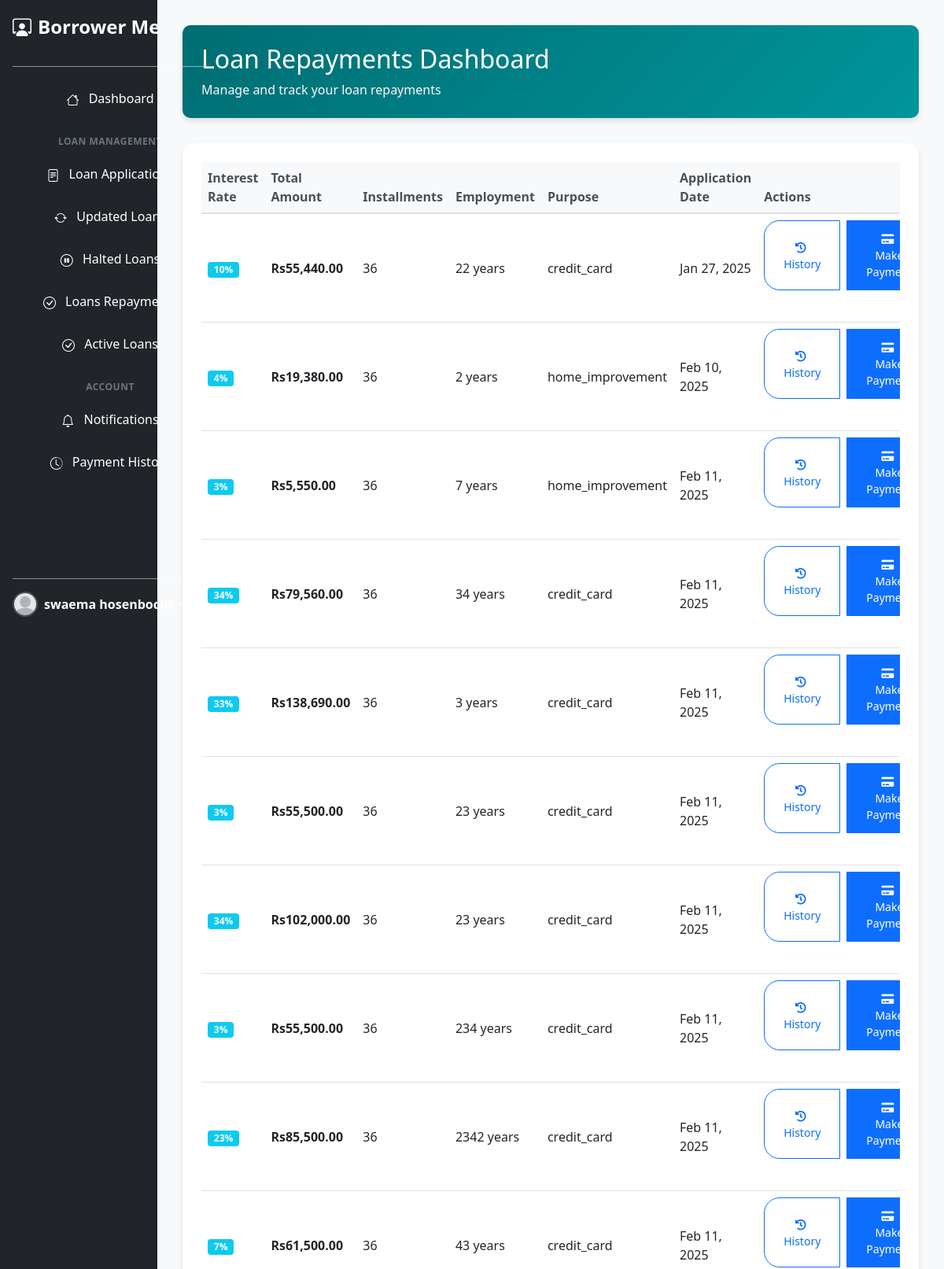
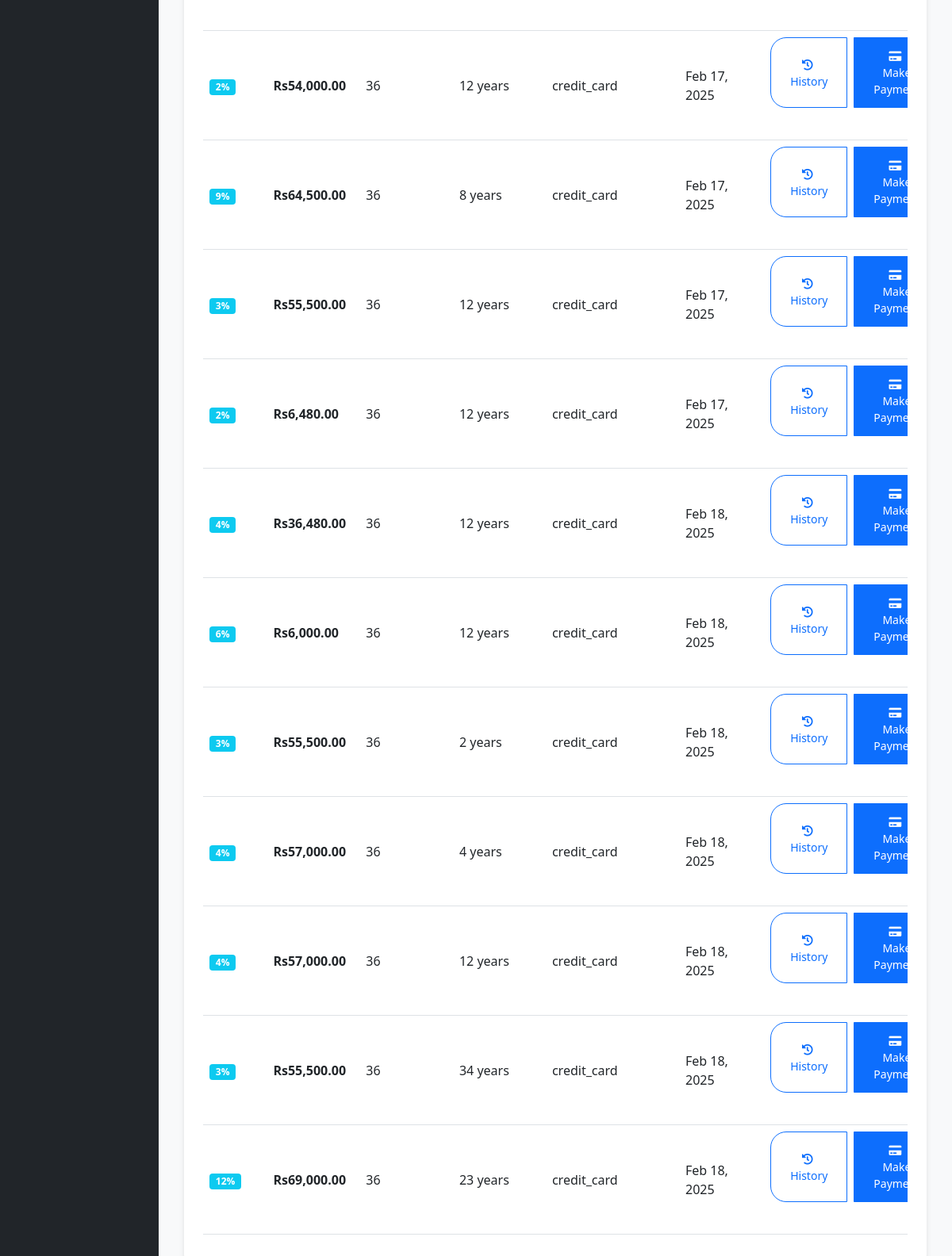
The page /Borrower/ActiveLoan.php (signed in) on the database its author committed (2 pictures, top to bottom).
### tables this page shows
CREATE TABLE `loans` (
  `id` int(11) NOT NULL,
  `user_id` int(11) DEFAULT NULL,
  `noOfInstallments` int(11) DEFAULT NULL,
  `interstRate` int(11) DEFAULT NULL,
  `grade` text DEFAULT NULL,
  `AnnualIncome` int(11) NOT NULL,
  `loanAmount` int(11) NOT NULL,
  `loanPurpose` text NOT NULL,
  `employeementTenure` int(11) NOT NULL,
  `Accepted_Date` date DEFAULT NULL,
  `status` text NOT NULL,
  `requested_at` datetime DEFAULT current_timestamp(),
  `InstallmentAmount` decimal(11,2) DEFAULT NULL,
  `TotalLoan` int(11) NOT NULL,
  `stripe_account_id` varchar(255) DEFAULT NULL,
  `updated_at` datetime DEFAULT NULL
);

### Classes/Loan.php (called while the page is built, shortened)
<?php
class Loan
{
    public static function allLoansBorrower($status)
    {
        try {
            $db = Database::getConnection();
            $query = "
                SELECT l.*, l.id as l_id, u.name, u.email, u.mobile, u.image, u.address
                FROM loans l
                INNER JOIN users u ON l.user_id = u.id
                WHERE l.status = ? AND l.user_id = ?";
            $stmt = $db->prepare($query);
            $stmt->bind_param("si", $status, $_SESSION['user_id']);
            $stmt->execute();
            $result = $stmt->get_result();
            $loans = [];
            while ($data = $result->fetch_assoc()) {
                if ($status === 'Funded') {
                    $installmentQuery = "
                        SELECT COUNT(*) as total_installments,
                               COUNT(CASE WHEN status = 'Paid' THEN 1 END) as paid_installments
                        FROM loaninstallments
                        WHERE loan_id = ?";
                    $instStmt = $db->prepare($installmentQuery);
                    $instStmt->bind_param("i", $data['id']);
                    $instStmt->execute();
                    $installmentData = $instStmt->get_result()->fetch_assoc();
                    $data['total_installments'] = $installmentData['total_installments'];
                    $data['paid_installments'] = $installmentData['paid_installments'];
                    $data['remaining_installments'] = $installmentData['total_installments'] - $installmentData['paid_installments'];
                }
                $loans[] = $data;
            }
            return $loans;
        } catch (Exception $e) {
            error_log("Error fetching loans: " . $e->getMessage());
            return [];
        }
    }
}

### Borrower/ActiveLoan.php (the view, shortened to what this page needs)
<?php
require_once '../Classes/Loan.php';
$loans = Loan::allLoansBorrower("Funded");
include_once('Layout/head.php');
include_once('Layout/sidebar.php');
?>
<div class="col-md-10 dashboard-container">
    <div class="dashboard-header">
        <h2 class="mb-0">Loan Repayments Dashboard</h2>
        <p class="text-light mb-0 mt-2">Manage and track your loan repayments</p>
    </div>
    <div class="loan-card">
        <div class="table-responsive">
            <table id="example" class="table table-hover">
                <thead>
                    <tr>
                        <th>Interest Rate</th>
                        <th>Total Amount</th>
                        <th>Installments</th>
                        <th>Employment</th>
                        <th>Purpose</th>
                        <th>Application Date</th>
                        <th>Actions</th>
                    </tr>
                </thead>
                <tbody>
                    <?php
                    if (is_array($loans) && count($loans) > 0):
                        foreach ($loans as $loan):
                            $loanAmount = isset($loan['loanAmount']) ? floatval($loan['loanAmount']) : 0;
                            $noOfInstallments = isset($loan['noOfInstallments']) ? floatval($loan['noOfInstallments']) : 1;
                            $interestRate = isset($loan['interstRate']) ? floatval($loan['interstRate']) : 0;
                            $totalAmount = $loanAmount +
                                (($noOfInstallments > 0 ? $noOfInstallments : 1) / 12) *
                                $loanAmount * ($interestRate / 100) +
                                ($loanAmount * 0.02);
                    ?>
                        <tr>
                            <td>
                                <span class="badge bg-info"><?php echo htmlspecialchars($loan['interstRate'] ?? 0); ?>%</span>
                            </td>
                            <td>
                                <strong>Rs<?php echo number_format($totalAmount, 2); ?></strong>
                            </td>
                            <td><?php echo htmlspecialchars($loan['noOfInstallments'] ?? 0); ?></td>
                            <td><?php echo htmlspecialchars($loan['employeementTenure'] ?? 0); ?> years</td>
                            <td><?php echo htmlspecialchars($loan['loanPurpose'] ?? 'N/A'); ?></td>
                            <td><?php echo isset($loan['requested_at']) ? date('M d, Y', strtotime($loan['requested_at'])) : 'N/A'; ?></td>
                            <td>
                                <div class="btn-group">
                                    <button type="button" class="btn btn-outline-primary btn-sm action-btn"
                                            data-bs-toggle="modal" data-bs-target="#historyModal<?php echo $loan['id']; ?>">
                                        <i class="fas fa-history me-1"></i> History
                                    </button>
                                    <?php if ($loan['status'] === 'Funded'): ?>
                                        <button type="button" class="btn btn-primary btn-sm action-btn ms-2"
                                                data-bs-toggle="modal" data-bs-target="#paymentModal<?php echo $loan['id']; ?>">
                                            <i class="fas fa-credit-card me-1"></i> Make Payment
                                        </button>
                                    <?php endif; ?>
                                </div>
                            </td>
                        </tr>
                    <?php
                        endforeach;
                    endif;
                    ?>
                </tbody>
            </table>
        </div>
    </div>
</div>
<?php include_once('Layout/footer.php'); ?>

### Borrower/Layout/head.php (shortened to what this page needs)
<!DOCTYPE html>
<html lang="en">
<head>
    <link rel="stylesheet" href="../Assets/Styles/style.css">
    <link rel="stylesheet" href="../Assets/Bootstrap_5.1.3/css/bootstrap.css">
    <link rel="stylesheet" href="../Assets/Styles/sidebars.css">
    <link rel="stylesheet" href="https://cdn.jsdelivr.net/npm/bootstrap-icons@1.11.3/font/bootstrap-icons.min.css">
    <link rel="stylesheet" href="https://cdn.datatables.net/2.1.8/css/dataTables.dataTables.min.css">
    <link rel="stylesheet" href="https://cdnjs.cloudflare.com/ajax/libs/font-awesome/5.15.4/css/all.min.css">
<link rel="stylesheet" href="https://cdnjs.cloudflare.com/ajax/libs/toastr.js/latest/toastr.min.css" />
</head>
<body>

### Borrower/Layout/sidebar.php (shortened to what this page needs)
<div class="container-fluid">
  <div class="row">
    <div class="col-md-2 bg-dark p-0">
      <div class="sidebar-wrapper d-flex flex-column flex-shrink-0 pt-3 text-white bg-dark vh-100">
        <a href="../index.php" class="sidebar-brand d-flex align-items-center mb-3 px-3 text-white text-decoration-none">
          <i class="bi bi-person-workspace fs-4 me-2"></i>
          <span class="fs-4 fw-semibold">Borrower Menu</span>
        </a>
        <hr class="sidebar-divider opacity-50 mx-3">
        <ul class="nav nav-pills flex-column mb-auto px-2">
          <li class="nav-item mb-1">
            <a href="index.php" class="nav-link text-white hover-item">
              <i class="bi bi-house me-2"></i>
              <span>Dashboard</span>
            </a>
          </li>
          <li class="sidebar-heading mt-3 mb-2 px-3">
            <span class="text-muted text-uppercase fs-7 fw-bold">Loan Management</span>
          </li>
          <li class="nav-item mb-1">
            <a href="LoanApplications.php" class="nav-link text-white hover-item">
              <i class="bi bi-file-text me-2"></i>
              <span>Loan Applications</span>
            </a>
          </li>
          <li class="nav-item mb-1">
            <a href="updatedLoans.php" class="nav-link text-white hover-item">
              <i class="bi bi-arrow-repeat me-2"></i>
              <span>Updated Loans</span>
            </a>
          </li>
          <li class="nav-item mb-1">
            <a href="haltedLoans.php" class="nav-link text-white hover-item">
              <i class="bi bi-pause-circle me-2"></i>
              <span>Halted Loans</span>
            </a>
          </li>
          <li class="nav-item mb-1">
            <a href="ActiveLoan.php" class="nav-link text-white hover-item">
              <i class="bi bi-check-circle me-2"></i>
              <span>Loans Repayments</span>
            </a>
          </li>
            <li class="nav-item mb-1">
                <a href="ActiveLoanTitle.php" class="nav-link text-white hover-item">
                    <i class="bi bi-check-circle me-2"></i>
                    <span>Active Loans</span>
                </a>
            </li>
          <li class="sidebar-heading mt-3 mb-2 px-3">
            <span class="text-muted text-uppercase fs-7 fw-bold">Account</span>
          </li>
          <li class="nav-item mb-1">
            <a href="notifications.php" class="nav-link text-white hover-item position-relative">
              <i class="bi bi-bell me-2"></i>
              <span>Notifications</span>
            </a>
          </li>
          <li class="nav-item mb-1">
            <a href="paymentHistory.php" class="nav-link text-white hover-item">
              <i class="bi bi-clock-history me-2"></i>
              <span>Payment History</span>
            </a>
          </li>
        </ul>
        <hr class="sidebar-divider opacity-50 mx-3">
        <div class="dropdown px-3 mb-3">
          <a href="#" class="d-flex align-items-center text-white text-decoration-none dropdown-toggle"
            id="dropdownUser1" data-bs-toggle="dropdown" aria-expanded="false">
            <img src="../<?php echo $_SESSION['user_image']; ?>"
                 alt="<?php echo $_SESSION['user_name']; ?>"
                 onerror="this.onerror=null; this.src='../uploads/users/default/download.png';"
                 width="32" height="32"
                 class="rounded-circle me-2">
            <strong><?php echo $_SESSION['user_name']; ?></strong>
          </a>
        </div>
      </div>
    </div>

### Borrower/Layout/footer.php (shortened to what this page needs)
</body>
</html>

### Assets/Styles/style.css (style rules this page uses)
* { margin: 0; padding: 0; box-sizing: border-box; }
html, body { width: 100%; height: 100%; margin: 0; padding: 0; overflow-x: hidden; background-color: #f1f9ff !important; color: #0d6efd; font-family: Arial, sans-serif; }
.nav { margin: 0; padding: 0; display: flex; align-items: center; }
.btn-group { width: 100%; margin-bottom: 2rem; border-radius: 0.5rem; overflow: hidden; }
.btn-group .btn { flex: 1; padding: 0.75rem 1.5rem; font-weight: 500; transition: all 0.3s ease; }

### Assets/Styles/sidebars.css (style rules this page uses)
body { min-height: 100vh; min-height: -webkit-fill-available; }
html { height: -webkit-fill-available; }
.bi { vertical-align: -0.125em; pointer-events: none; fill: currentColor; }
.dropdown-toggle { outline: 0; }
.fw-semibold { font-weight: 600; }

### Borrower/Layout/sidebar.php (style rules this page uses)
.sidebar-wrapper { width: 280px; transition: all 0.3s ease; }
.hover-item { border-radius: 6px; transition: all 0.2s ease; margin: 0 0.5rem; }
.sidebar-heading { font-size: 0.75rem; letter-spacing: 0.5px; }
.fs-7 { font-size: 0.75rem; }
.nav-link { padding: 0.75rem 1rem; }
.sidebar-divider { height: 0; border-top: 1px solid rgba(255, 255, 255, 0.15); }
.rounded-circle { object-fit: cover; border: 2px solid rgba(255, 255, 255, 0.2); }

### Borrower/ActiveLoan.php (style rules this page uses)
.dashboard-container { background-color: #f8f9fa; min-height: 100vh; padding: 2rem; }
.dashboard-header { background: linear-gradient(135deg, #006d72 0%, #00959c 100%); color: white; padding: 1.5rem; border-radius: 10px; margin-bottom: 2rem; box-shadow: 0 4px 6px rgba(0,0,0,0.1); }
.loan-card { background: white; border-radius: 15px; box-shadow: 0 4px 6px rgba(0,0,0,0.1); padding: 1.5rem; margin-bottom: 2rem; transition: all 0.3s ease; }
.table thead th { background-color: #f8f9fa; border-bottom: 2px solid #dee2e6; color: #495057; font-weight: 600; }
.table td { vertical-align: middle; }
.action-btn { border-radius: 20px; padding: 0.5rem 1.2rem; transition: all 0.3s; }

### rows shown on the page
loans: interstRate "10", totalAmount "55,440.00", noOfInstallments "36", employeementTenure "22", loanPurpose "credit_card", requested_at "Jan 27, 2025"
loans: interstRate "4", totalAmount "19,380.00", noOfInstallments "36", employeementTenure "2", loanPurpose "home_improvement", requested_at "Feb 10, 2025"
loans: interstRate "3", totalAmount "5,550.00", noOfInstallments "36", employeementTenure "7", loanPurpose "home_improvement", requested_at "Feb 11, 2025"
loans: interstRate "34", totalAmount "79,560.00", noOfInstallments "36", employeementTenure "34", loanPurpose "credit_card", requested_at "Feb 11, 2025"
loans: interstRate "33", totalAmount "138,690.00", noOfInstallments "36", employeementTenure "3", loanPurpose "credit_card", requested_at "Feb 11, 2025"
loans: interstRate "3", totalAmount "55,500.00", noOfInstallments "36", employeementTenure "23", loanPurpose "credit_card", requested_at "Feb 11, 2025"
loans: interstRate "34", totalAmount "102,000.00", noOfInstallments "36", employeementTenure "23", loanPurpose "credit_card", requested_at "Feb 11, 2025"
loans: interstRate "3", totalAmount "55,500.00", noOfInstallments "36", employeementTenure "234", loanPurpose "credit_card", requested_at "Feb 11, 2025"
loans: interstRate "23", totalAmount "85,500.00", noOfInstallments "36", employeementTenure "2342", loanPurpose "credit_card", requested_at "Feb 11, 2025"
loans: interstRate "7", totalAmount "61,500.00", noOfInstallments "36", employeementTenure "43", loanPurpose "credit_card", requested_at "Feb 11, 2025"
loans: interstRate "2", totalAmount "54,000.00", noOfInstallments "36", employeementTenure "12", loanPurpose "credit_card", requested_at "Feb 17, 2025"
loans: interstRate "9", totalAmount "64,500.00", noOfInstallments "36", employeementTenure "8", loanPurpose "credit_card", requested_at "Feb 17, 2025"
loans: interstRate "3", totalAmount "55,500.00", noOfInstallments "36", employeementTenure "12", loanPurpose "credit_card", requested_at "Feb 17, 2025"
loans: interstRate "2", totalAmount "6,480.00", noOfInstallments "36", employeementTenure "12", loanPurpose "credit_card", requested_at "Feb 17, 2025"
loans: interstRate "4", totalAmount "36,480.00", noOfInstallments "36", employeementTenure "12", loanPurpose "credit_card", requested_at "Feb 18, 2025"
loans: interstRate "6", totalAmount "6,000.00", noOfInstallments "36", employeementTenure "12", loanPurpose "credit_card", requested_at "Feb 18, 2025"
loans: interstRate "3", totalAmount "55,500.00", noOfInstallments "36", employeementTenure "2", loanPurpose "credit_card", requested_at "Feb 18, 2025"

### other values the page prints
$_SESSION['user_name'] "swaema hosenbocus"
